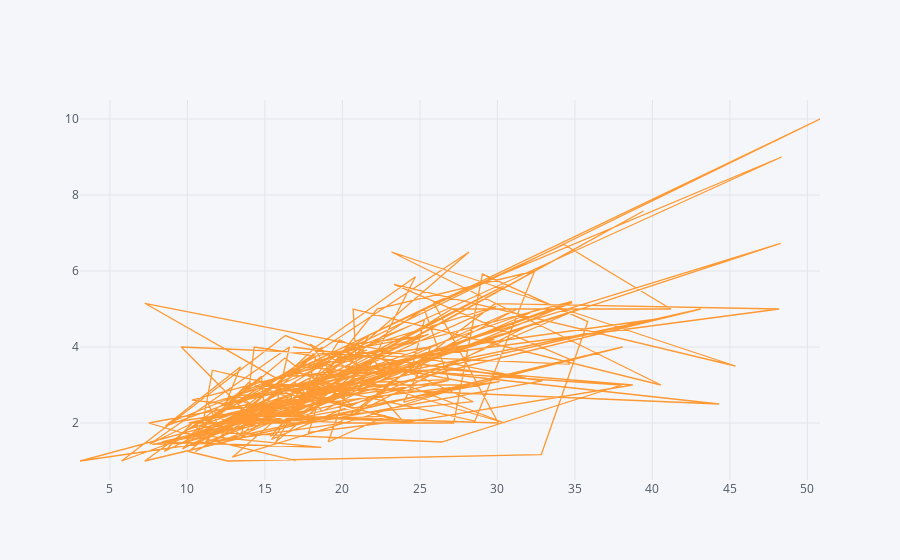

Notebook code for this chart:
### Code cell
df.iplot(x = 'total_bill', y = 'tip' , bins = 'size' )

### Figure 1 — Plotly figure (JSON) as saved in the notebook; plotly's stock layout.template omitted (floating-point values rounded to 4 significant figures; data arrays with more than 128 entries replaced by an {"elided": "..."} marker saying what was removed)
{"data": [{"line": {"color": "rgba(255, 153, 51, 1.0)", "dash": "solid", "shape": "linear", "width": 1.3}, "mode": "lines", "name": "tip", "text": "", "type": "scatter", "x": {"elided": "244 float values"}, "y": {"elided": "244 float values"}}], "layout": {"autosize": true, "legend": {"bgcolor": "#F5F6F9", "font": {"color": "#4D5663"}}, "paper_bgcolor": "#F5F6F9", "plot_bgcolor": "#F5F6F9", "title": {"font": {"color": "#4D5663"}}, "xaxis": {"autorange": true, "gridcolor": "#E1E5ED", "range": [3.07, 50.81], "showgrid": true, "tickfont": {"color": "#4D5663"}, "title": {"font": {"color": "#4D5663"}, "text": ""}, "type": "linear", "zerolinecolor": "#E1E5ED"}, "yaxis": {"autorange": true, "gridcolor": "#E1E5ED", "range": [0.5, 10.5], "showgrid": true, "tickfont": {"color": "#4D5663"}, "title": {"font": {"color": "#4D5663"}, "text": ""}, "type": "linear", "zerolinecolor": "#E1E5ED"}}}
